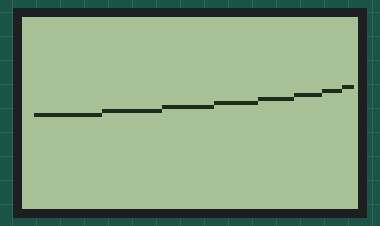
Simulated run of this sketch. Board: Arduino Uno, built with avr-gcc and run on an emulated ATmega328P. On the bench: 84×48 one-colour display.

Above: at 0.1 s.

The sketch:

graph.ino
```cpp
#include <PCD8544.h>
#include <math.h>
PCD8544 lcd;

// 以下是引脚定义，SMALL表示小电阻，BIG表示大电阻，READ表示模拟输入
const byte SMALL_1 = 8;
const byte BIG_1 = 9;
const byte READ_1 = A2;
const byte SMALL_2 = 10;
const byte BIG_2 = 11;
const byte READ_2 = A1;
const byte SMALL_3 = 12;
const byte BIG_3 = 13;
const byte READ_3 = A0;

// 把引脚写在一个数组里面，方便取用，比如说第一组的小电阻端口就是 PORT[0][SMALL]
const byte SMALL = 0;
const byte BIG = 1;
const byte READ = 2;
const byte PORT[3][3] = {
  {SMALL_1, BIG_1, READ_1},
  {SMALL_2, BIG_2, READ_2},
  {SMALL_3, BIG_3, READ_3},
};


const float VCC = 5;
const float R_BIG = 470e3;
const float R_SMALL = 680;

// 端口自身的内阻，似乎用不上
const float R_HIGH = 22;
const float R_LOW = 19;


const int ARRAY_LEN = 100;
static const byte LCD_WIDTH = 84;
static const byte LCD_HEIGHT = 48;
static const byte CHART_HEIGHT = 5;

#define DEBUG

#ifdef DEBUG
#define printDebug(x) (printDebug_(x))
#else
#define printDebug(x) ((void)0)
#endif


void fillArr(uint8_t *arr, int len, int val){
  for(int i = 0; i < len; ++i){
    arr[i] = val;
  }
}
// 与lcd.drawBitmap(data, WIDTH, HEIGHT); 搭配使用
// x, y : 相对于cursor位置的xy坐标，坐标系为左下角(0,0) 和数学课定义的一样
// state: 0或者1
// W, H : 画图区域的宽和高
void setPixel(uint8_t* arr, int x, int y, bool state, int W, int H){
  int lineOffset = y / 8;
  arr[W - x + W * lineOffset] |=  1 << (y - 8 * lineOffset);
  // 数组中一个8bit数代表屏幕上竖着8个点
}

void testGraph(int cnt){ // 画测试图像
  const int WIDTH = 80;
  const int HEIGHT = 20;
  int len = WIDTH * HEIGHT;
  uint8_t data[len];
  fillArr(data,len,0);
  lcd.setCursor(3,8);
  for(int x = 0; x < WIDTH; ++x){
    setPixel(data, x, (int)sqrt(x) , 1, WIDTH, HEIGHT);
  }
  lcd.drawBitmap(data, WIDTH, HEIGHT);

}

void setup() {
  lcd.begin(84, 48);
  Serial.begin(9600);

}

float v;

void loop() {

  testGraph(10);
  delay(1000);
  lcd.clear();


}
```
